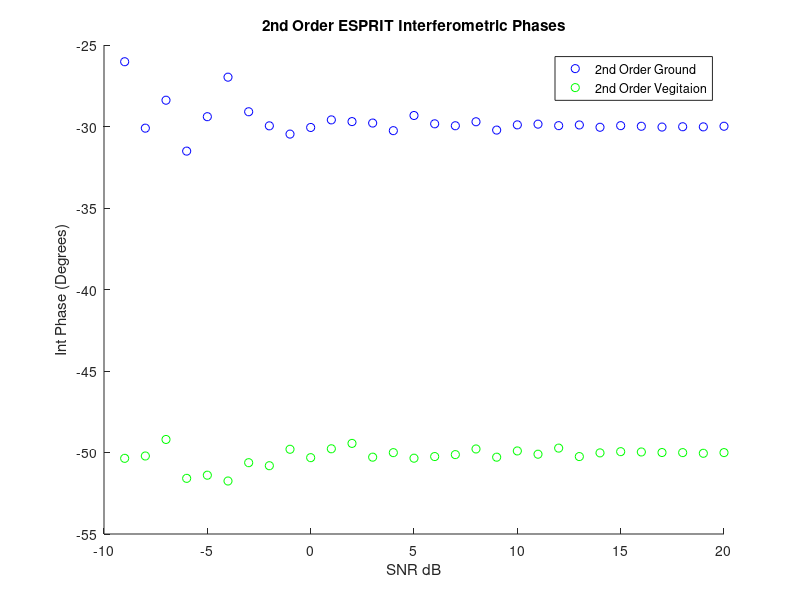
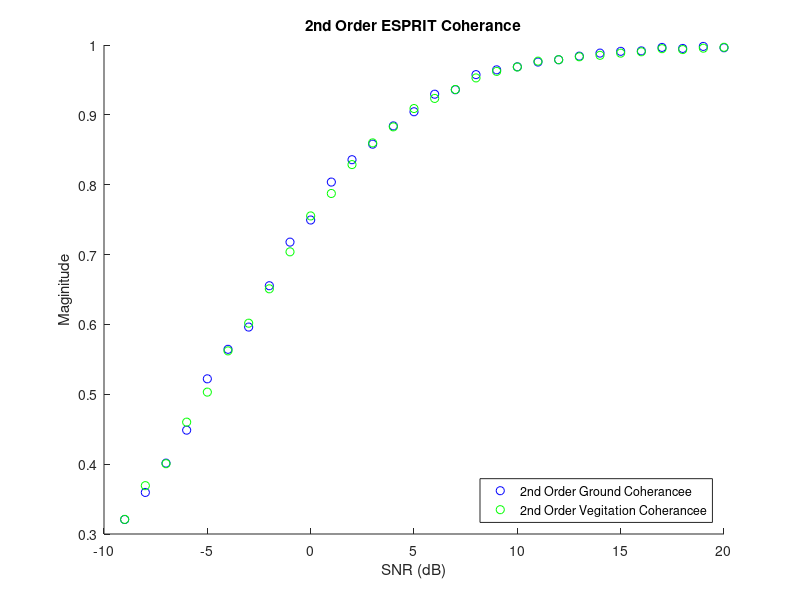

MATLAB code to generate these figures, in order:
%% Second Order ESPRIT
clc;clear;
%% Initializations
alpha = 1; %ground weighting factor
beta = 1;   %veg weighting factor

Pol_ground = [ 1; -1 ; 0;]./sqrt(2);
Pol_vegitation = [ 1; 1; 1;]./sqrt(3);

G_O = 30;
ground_offset = G_O*pi/180; % ground interferomitry offset
V_O = 50;
vegitation_offset = V_O*pi/180;    % veg interferomitry offset

Average_samples = 100;
Window = 50;    %size of window
SNR_samples = 30;

ground_phase = zeros(SNR_samples,1); 
ground_mag = zeros(SNR_samples,1); 

vegitation_phase = zeros(SNR_samples,1);
vegitation_mag = zeros(SNR_samples,1);

SNR = zeros(1,SNR_samples);
%% Matrix Construction
for SNR_sample = 1:SNR_samples;
    
    SNR(SNR_sample)=SNR_sample-10;
    Noise = (10^(-SNR(SNR_sample)/20))/sqrt(3);
    
    for unusedvariable = 1:Average_samples
        
        g =  Pol_ground*(sqrt(-2*log(1-rand(1,Window))).*exp(1i*2*pi*rand(1,Window)));
        v =  Pol_vegitation*(sqrt(-2*log(1-rand(1,Window))).*exp(1i*2*pi*rand(1,Window)));
        
        s1 = alpha*g + beta*v;
        s2 = alpha*exp(1i*ground_offset)*g + beta*exp(1i*vegitation_offset)*v;
        
        s1_Noise = s1 + Noise*sqrt(-2*log(1-rand(3,Window))).*exp(1i*2*pi*rand(3,Window));
        s2_Noise = s2 + Noise*sqrt(-2*log(1-rand(3,Window))).*exp(1i*2*pi*rand(3,Window));
        
        %% ESPRIT Algorithm
        S1 = [s1_Noise(1,:)
            s1_Noise(2,:)
            s1_Noise(3,:)];
        
        S2 = [s2_Noise(1,:)
            s2_Noise(2,:)
            s2_Noise(3,:)];
        
        R1 = S1*S1'/Window;
        R2 = S1*S2'/Window;
        
        [eigenvec,eigenval] = eig(pinv(R1)*R2);
        
%         [~,srt]=sort(angle(diag(eigenval)),'descend');
%         
%         Leig_copol = abs(eigenvec(1,srt(1)))^2 + abs(eigenvec(2,srt(1)))^2;
%         SLeig_copol = abs(eigenvec(1,srt(2)))^2 + abs(eigenvec(2,srt(2)))^2;
%                 
%         if (Leig_copol >= SLeig_copol)
%             
%         ground_phase(Averaged_sample) = ground_phase(Averaged_sample) + angle(eigenval(srt(1),srt(1)))/samples;
%         ground_mag(Averaged_sample) = ground_mag(Averaged_sample) + abs(eigenval(srt(1),srt(1)))/samples;
%         
%         vegitation_phase(Averaged_sample) = vegitation_phase(Averaged_sample) + angle(eigenval(srt(2),srt(2)))/samples;
%         vegitation_mag(Averaged_sample) = vegitation_mag(Averaged_sample) + abs(eigenval(srt(2),srt(2)))/samples;
%             
%         else
%             
%         ground_phase(Averaged_sample) = ground_phase(Averaged_sample) + angle(eigenval(srt(2),srt(2)))/samples;
%         ground_mag(Averaged_sample) = ground_mag(Averaged_sample) + abs(eigenval(srt(2),srt(2)))/samples;
%         
%         vegitation_phase(Averaged_sample) = vegitation_phase(Averaged_sample) + angle(eigenval(srt(1),srt(1)))/samples;
%         vegitation_mag(Averaged_sample) = vegitation_mag(Averaged_sample) + abs(eigenval(srt(1),srt(1)))/samples;
%             
%         end
        
        
        val1 = abs(Pol_ground'*eigenvec);
        [~,srt] = sort(val1,'descend');
        ground_phase(SNR_sample) = ground_phase(SNR_sample) + angle(eigenval(srt(1),srt(1)))/Average_samples;
        ground_mag(SNR_sample) = ground_mag(SNR_sample) + abs(eigenval(srt(1),srt(1)))/Average_samples;
        
        val2 = abs(Pol_vegitation'*eigenvec);
        [~,srt] = sort(val2,'descend');
        vegitation_phase(SNR_sample) = vegitation_phase(SNR_sample) + angle(eigenval(srt(1),srt(1)))/Average_samples;
        vegitation_mag(SNR_sample) = vegitation_mag(SNR_sample) + abs(eigenval(srt(1),srt(1)))/Average_samples;
        
    end
end
%% Plotting Results

figure(1);
title('2nd Order ESPRIT Interferometric Phases');
xlabel('SNR dB');ylabel('Int Phase (Degrees)');
hold on;
plot(SNR,ground_phase*180/pi,'bo');
plot(SNR,vegitation_phase*180/pi,'go');
legend('2nd Order Ground','2nd Order Vegitaion','Location','northeast')
hold off

figure(2)
title('2nd Order ESPRIT Coherance');
xlabel('SNR (dB)');ylabel('Maginitude')
hold on;
plot(SNR,ground_mag,'bo');
plot(SNR,vegitation_mag,'go');
legend('2nd Order Ground Coherancee','2nd Order Vegitation Coherancee','Location','southeast');
hold off;
